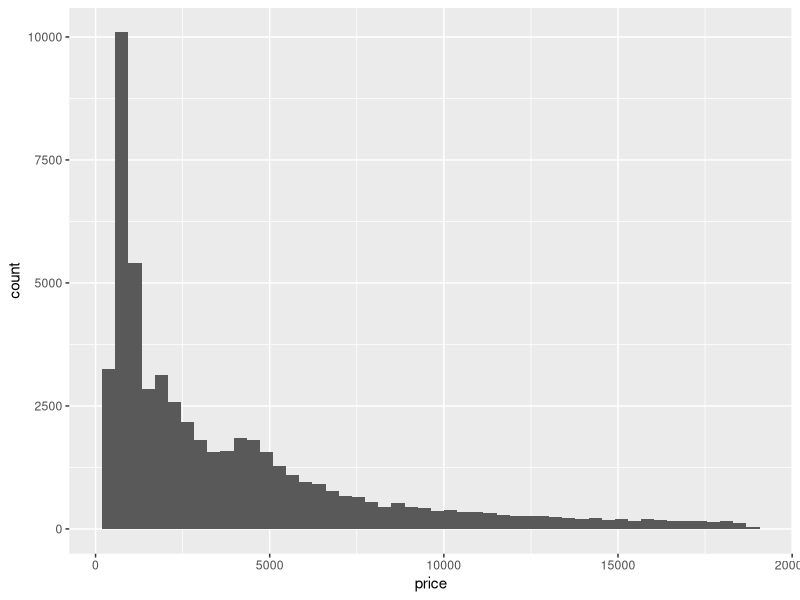

The R script that drew this image:
# 1. Load the library (this contains the data)
library(dplyr)
library(ggplot2)

# Make the dataset available in your environment
# The dataset is already available after loading ggplot2,
# or you can explicitly load it without assigning the return value.
data("diamonds", package = "ggplot2")

# Create a new dataframe called diamonds_clean that:
# Includes only diamonds with a cut of "Ideal" or "Premium".
# Excludes the columns x, y, and z.
# Adds a new column called price_per_carat (Price divided by Carat).

diamonds_clean <- diamonds %>% filter(cut %in% c("Ideal", "Premium")) %>% select(-(x:z)) %>% mutate(price_per_carat = price / carat)

print(diamonds_clean)

# 3. Using diamonds_clean, find the average price and average price_per_carat for "Ideal" vs "Premium" cuts.
summary_tbl <- diamonds_clean %>% group_by(cut) %>% summarise(
    average_price = mean(price),
    average_price_per_carat = mean(price_per_carat))

print(summary_tbl)

# 4. Create a histogram of price with 50 bins to see the distribution.
histogram <- ggplot(diamonds, aes(price)) + geom_histogram(bins = 50, na.rm = TRUE)
print(histogram)
